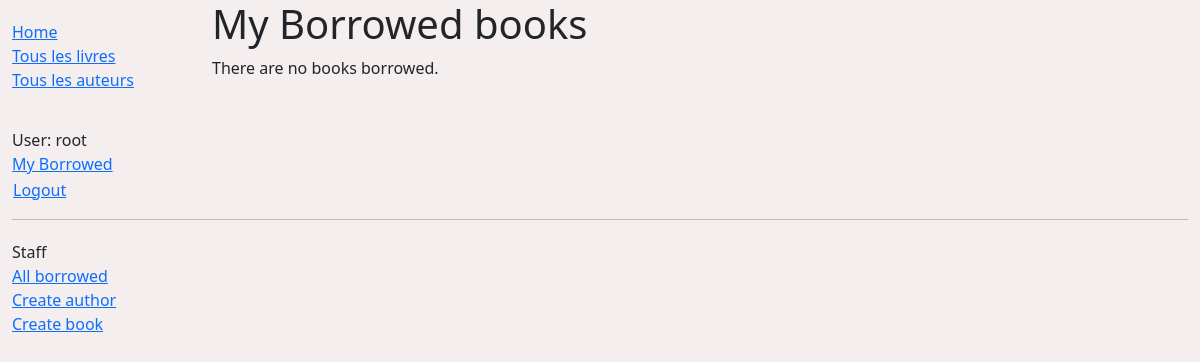
Before: /catalog/mybooks/ (signed in) with the older database file.
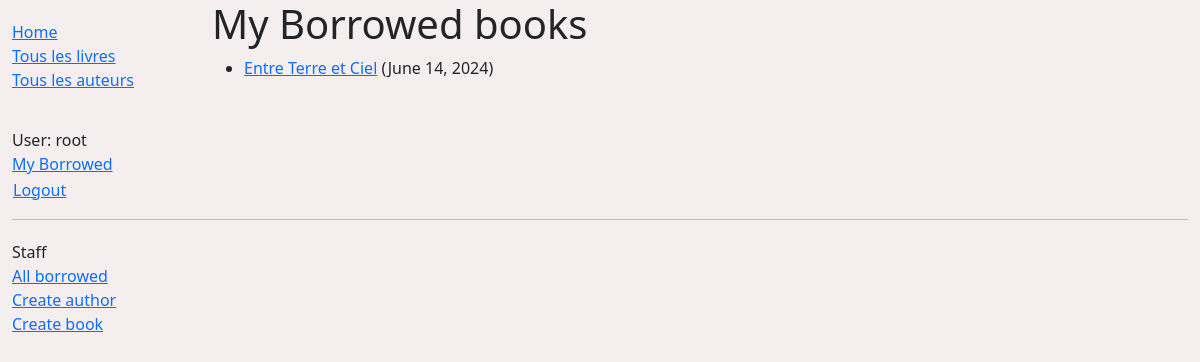
After: the same page with the newer database file.
### catalog/models.py (models this page shows, shortened)
class BookInstance (models.Model):
    id = models.UUIDField(primary_key=True,default=uuid.uuid4,help_text='Unique ID for this particular book across whole library')
    book = models.ForeignKey(Book,on_delete=models.SET_NULL,null=True)
    imprint = models.CharField(max_length=200)
    due_back = models.DateField(null=True,blank=True)
    borrower = models.ForeignKey(settings.AUTH_USER_MODEL,on_delete=models.SET_NULL,null=True,blank=True)
    LOAN_STATUS=(
        ('m','Maintenanc'),
        ('o','On loan'),
        ('a','Available'),
        ('r','Reserved'),
    )
    status = models.CharField(max_length=1,choices=LOAN_STATUS,blank=True,default='m',help_text='Book availability')
    class Meta:
        ordering =['due_back']
        permissions = (("can_mark_returned", "Set book as returned"),)

class Book(models.Model):
    title =models.CharField(max_length=200)
    author = models.ForeignKey('Author',on_delete=models.SET_NULL,null=True)
    summary = models.TextField(max_length=1000,help_text='Enter a brief description of the book')
    isbn = models.CharField('ISBN',max_length=13,help_text='13 Character <a href="https://www.isbn-international.org/content/what-isbn">ISBN number</a>')
    genre =models.ManyToManyField(Genre,help_text='Select a genre for this book')
    language =models.ForeignKey("Language",on_delete=models.SET_NULL,null=True)
    def display_genre(self):
        return ', '.join(genre.name for genre in self.genre.all()[:3])
    display_genre.short_description ='Genre'

### catalog/views.py (the view)
# urls.py: path('mybooks/',views.LoanedBooksByUserListView.as_view(),name='borrowed'),
class LoanedBooksByUserListView(LoginRequiredMixin,generic.ListView):
    model= BookInstance
    login_url ="/login/"
    redirect_field_name = 'redirect_to'
    template_name = 'catalog/bookinstance_list_borrower_user.html'
    paginate_by=1
    def get_queryset(self):
        return(
            BookInstance.objects.filter(borrower = self.request.user)
                                .filter(status__exact= 'o')
                                .order_by('due_back')
        )

### catalog/templates/catalog/bookinstance_list_borrower_user.html
{% extends "generic_base.html" %}
{% block content %}
    <h1>My Borrowed books</h1>
    {% if bookinstance_list %}
    <ul>
      {% for bookinst in bookinstance_list %}
      <li class="{% if bookinst.is_overdue %}text-danger{% endif %}">
        <a href="{% url 'book-detail' bookinst.book.pk %}">{{ bookinst.book.title }}</a>
        ({{ bookinst.due_back }})
      </li>
      {% endfor %}
    </ul>
    {% else %}
      <p>There are no books borrowed.</p>
    {% endif %}
{% endblock %}

Changed rows visible on the page:
now on this page (row edited): BookInstance: book "Entre Terre et Ciel", due_back "June 14, 2024"
Other visible differences:
text no longer shown: "There are no books borrowed."
